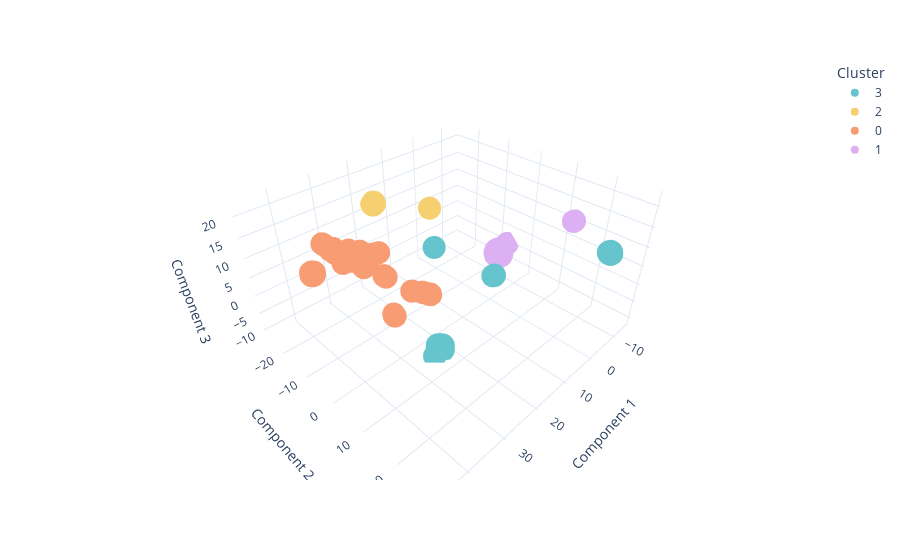

The notebook cell saved with this chart:
### Code cell
fig = px.scatter_3d(
    data_frame=reduced_df,
    x="Component 1",
    y="Component 2",
    z="Component 3",
    color="Cluster",
    color_discrete_sequence=px.colors.qualitative.Pastel,
    hover_data=[
        "taxon_id",
        "media_id"
    ],
    template="plotly_white"
)
fig.show()

### Figure 1 — Plotly figure (JSON) as saved in the notebook; plotly's stock layout.template omitted (floating-point values rounded to 4 significant figures; data arrays with more than 128 entries replaced by an {"elided": "..."} marker saying what was removed)
{"data": [{"customdata": {"elided": "1527x2 str values"}, "hovertemplate": "Cluster=3<br>Component 1=%{x}<br>Component 2=%{y}<br>Component 3=%{z}<br>taxon_id=%{customdata[0]}<br>media_id=%{customdata[1]}<extra></extra>", "legendgroup": "3", "marker": {"color": "rgb(102, 197, 204)", "symbol": "circle"}, "mode": "markers", "name": "3", "scene": "scene", "showlegend": true, "type": "scatter3d", "x": {"elided": "1527 float values"}, "y": {"elided": "1527 float values"}, "z": {"elided": "1527 float values"}}, {"customdata": {"elided": "377x2 str values"}, "hovertemplate": "Cluster=2<br>Component 1=%{x}<br>Component 2=%{y}<br>Component 3=%{z}<br>taxon_id=%{customdata[0]}<br>media_id=%{customdata[1]}<extra></extra>", "legendgroup": "2", "marker": {"color": "rgb(246, 207, 113)", "symbol": "circle"}, "mode": "markers", "name": "2", "scene": "scene", "showlegend": true, "type": "scatter3d", "x": {"elided": "377 float values"}, "y": {"elided": "377 float values"}, "z": {"elided": "377 float values"}}, {"customdata": {"elided": "2183x2 str values"}, "hovertemplate": "Cluster=0<br>Component 1=%{x}<br>Component 2=%{y}<br>Component 3=%{z}<br>taxon_id=%{customdata[0]}<br>media_id=%{customdata[1]}<extra></extra>", "legendgroup": "0", "marker": {"color": "rgb(248, 156, 116)", "symbol": "circle"}, "mode": "markers", "name": "0", "scene": "scene", "showlegend": true, "type": "scatter3d", "x": {"elided": "2183 float values"}, "y": {"elided": "2183 float values"}, "z": {"elided": "2183 float values"}}, {"customdata": {"elided": "1689x2 str values"}, "hovertemplate": "Cluster=1<br>Component 1=%{x}<br>Component 2=%{y}<br>Component 3=%{z}<br>taxon_id=%{customdata[0]}<br>media_id=%{customdata[1]}<extra></extra>", "legendgroup": "1", "marker": {"color": "rgb(220, 176, 242)", "symbol": "circle"}, "mode": "markers", "name": "1", "scene": "scene", "showlegend": true, "type": "scatter3d", "x": {"elided": "1689 float values"}, "y": {"elided": "1689 float values"}, "z": {"elided": "1689 float values"}}], "layout": {"legend": {"title": {"text": "Cluster"}, "tracegroupgap": 0}, "margin": {"t": 60}, "scene": {"domain": {"x": [0, 1], "y": [0, 1]}, "xaxis": {"title": {"text": "Component 1"}}, "yaxis": {"title": {"text": "Component 2"}}, "zaxis": {"title": {"text": "Component 3"}}}}}
